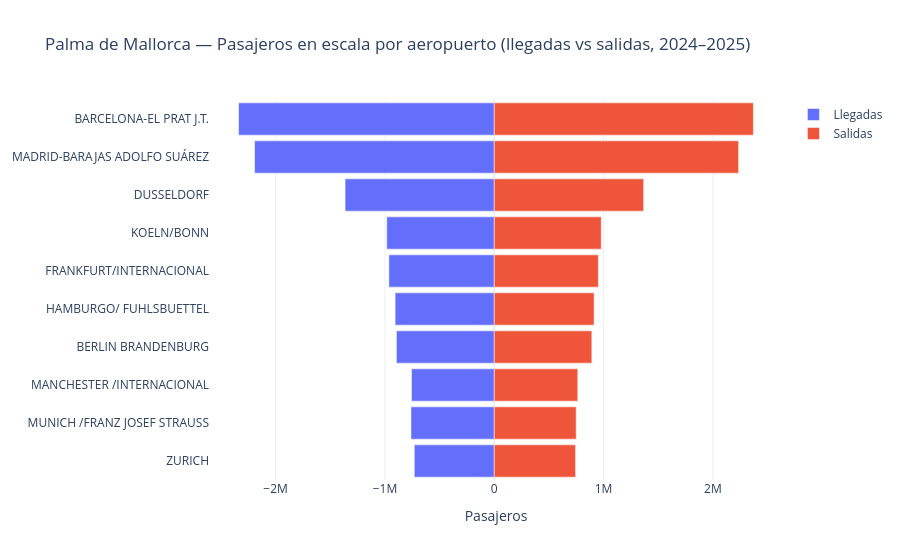

Source (notebook cell):
### Markdown cell above
### Comparación — llegadas vs salidas (Palma de Mallorca)
Gráfico espejo por aeropuerto de escala (Top 10).

### Code cell
fig = go.Figure()

fig.add_trace(
    go.Bar(
        y=labels,
        x=llegadas,
        orientation="h",
        name="Llegadas",
        hovertemplate="Llegadas: %{x:.0f}<extra></extra>",
    )
)

fig.add_trace(
    go.Bar(
        y=labels,
        x=salidas,
        orientation="h",
        name="Salidas",
        hovertemplate="Salidas: %{x:.0f}<extra></extra>",
    )
)

fig.update_layout(
    title="Palma de Mallorca — Pasajeros en escala por aeropuerto (llegadas vs salidas, 2024–2025)",
    xaxis_title="Pasajeros",
    barmode="relative",
    bargap=0.15,
    template="plotly_white",
)

fig.show()

### Figure 1 — Plotly figure (JSON) as saved in the notebook; plotly's stock layout.template omitted (floating-point values rounded to 4 significant figures)
{"data": [{"hovertemplate": "Llegadas: %{x:.0f}<extra></extra>", "name": "Llegadas", "orientation": "h", "type": "bar", "x": [-731500.0, -761800.0, -757000.0, -895000.0, -906900.0, -964200.0, -983500.0, -1365000.0, -2193000.0, -2339000.0], "y": ["ZURICH", "MUNICH /FRANZ JOSEF STRAUSS", "MANCHESTER /INTERNACIONAL", "BERLIN BRANDENBURG", "HAMBURGO/ FUHLSBUETTEL", "FRANKFURT/INTERNACIONAL", "KOELN/BONN", "DUSSELDORF", "MADRID-BARAJAS ADOLFO SUÁREZ", "BARCELONA-EL PRAT J.T."]}, {"hovertemplate": "Salidas: %{x:.0f}<extra></extra>", "name": "Salidas", "orientation": "h", "type": "bar", "x": [744300.0, 749700.0, 764000.0, 892700.0, 913400.0, 952500.0, 978800.0, 1367000.0, 2235000.0, 2371000.0], "y": ["ZURICH", "MUNICH /FRANZ JOSEF STRAUSS", "MANCHESTER /INTERNACIONAL", "BERLIN BRANDENBURG", "HAMBURGO/ FUHLSBUETTEL", "FRANKFURT/INTERNACIONAL", "KOELN/BONN", "DUSSELDORF", "MADRID-BARAJAS ADOLFO SUÁREZ", "BARCELONA-EL PRAT J.T."]}], "layout": {"bargap": 0.15, "barmode": "relative", "title": {"text": "Palma de Mallorca — Pasajeros en escala por aeropuerto (llegadas vs salidas, 2024–2025)"}, "xaxis": {"title": {"text": "Pasajeros"}}}}
